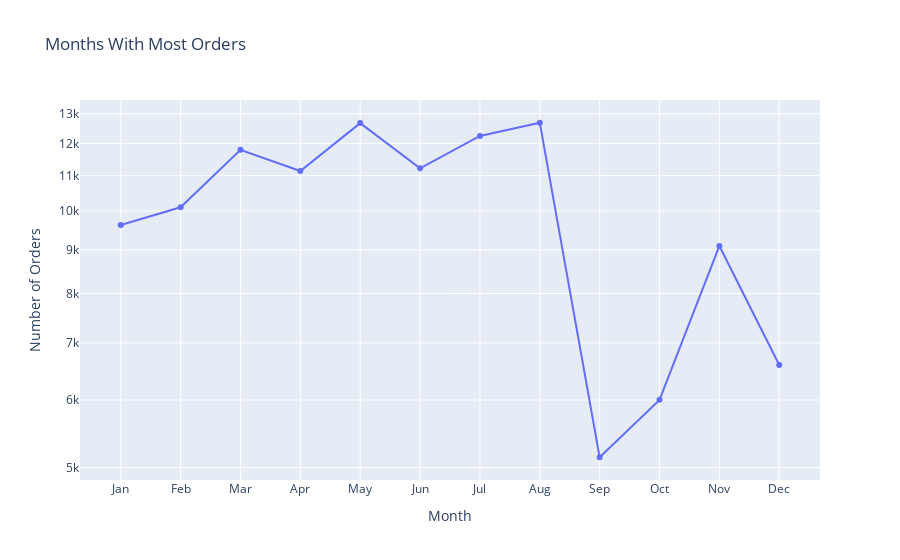

Notebook code cell kept with this figure:
### Code cell
fig = go.Figure(data=go.Scatter(x=monthly_orders.index,
                                y=monthly_orders['order_purchase_mon'],
                                mode='lines+markers')) # hover text goes here
fig.update_layout(title='Months With Most Orders',xaxis_title="Month",yaxis_title="Number of Orders")
fig.update_yaxes(type="log")
fig.show()

### Figure 1 — Plotly figure (JSON) as saved in the notebook; plotly's stock layout.template omitted (floating-point values rounded to 4 significant figures)
{"data": [{"mode": "lines+markers", "type": "scatter", "x": ["Jan", "Feb", "Mar", "Apr", "May", "Jun", "Jul", "Aug", "Sep", "Oct", "Nov", "Dec"], "y": [9626, 10098, 11793, 11137, 12676, 11218, 12243, 12688, 5141, 6003, 9096, 6596]}], "layout": {"title": {"text": "Months With Most Orders"}, "xaxis": {"title": {"text": "Month"}}, "yaxis": {"title": {"text": "Number of Orders"}, "type": "log"}}}
